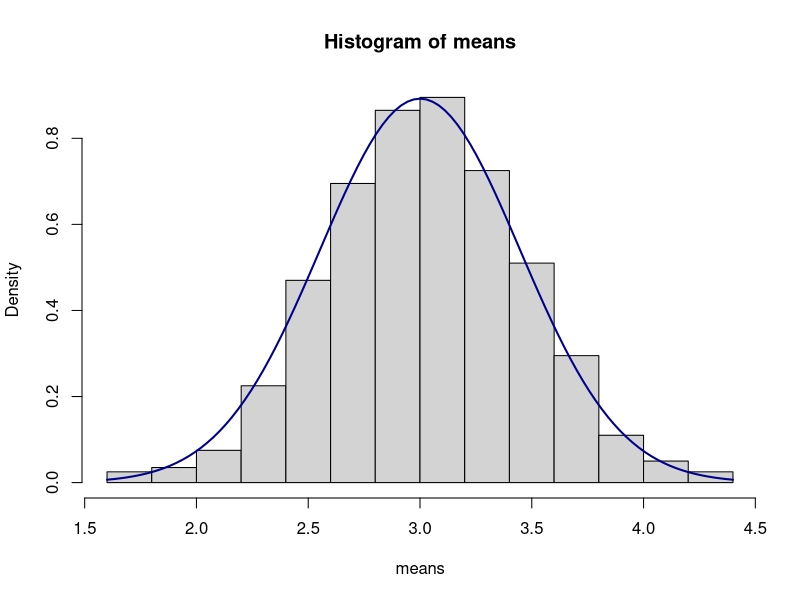

This chart was generated by the following R code:
samples <- matrix(rnorm(1000*20,3,2), nrow=1000)
means <- rowMeans(samples)
hist(means,freq=FALSE)
curve(dnorm(x, mean=3, sd=0.4472136), col="darkblue", lwd=2, add=TRUE, yaxt="n")
